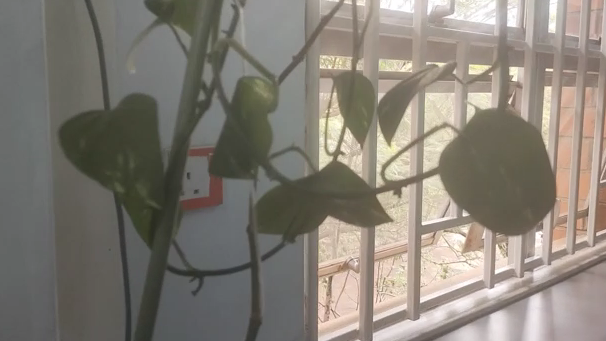
#> input picture app_video_input/_old/leaf.png, 606 x 341 px
$ python crop.py
#> lines starting #> are read from the running program, lines starting #| are printed output that depends on the picture
from PIL import Image
import matplotlib.pyplot as plt

im = Image.open('leaf.png')
#> im is the input picture: PIL image 606x341 RGBA; mean R, G, B, A 132.8, 126.8, 117.6, 255
width, height = im.size   # Get dimensions
#> width = 606; height = 341
new_width = 256
new_height = 256
left = (width - new_width)/2
#> left = 175
top = (height - new_height)/2
#> top = 42.5
right = (width + new_width)/2
#> right = 431
bottom = (height + new_height)/2
#> bottom = 298.5
im = im.crop((left, top, right, bottom))
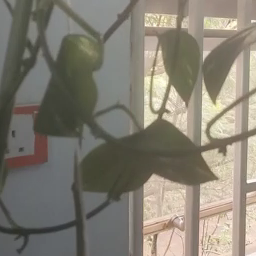
#> im: PIL image 256x256 RGBA; mean R, G, B, A 131.4, 126.1, 114.2, 255

#new_img = img.resize((256, 256))

plt.imshow(im)
plt.show()
